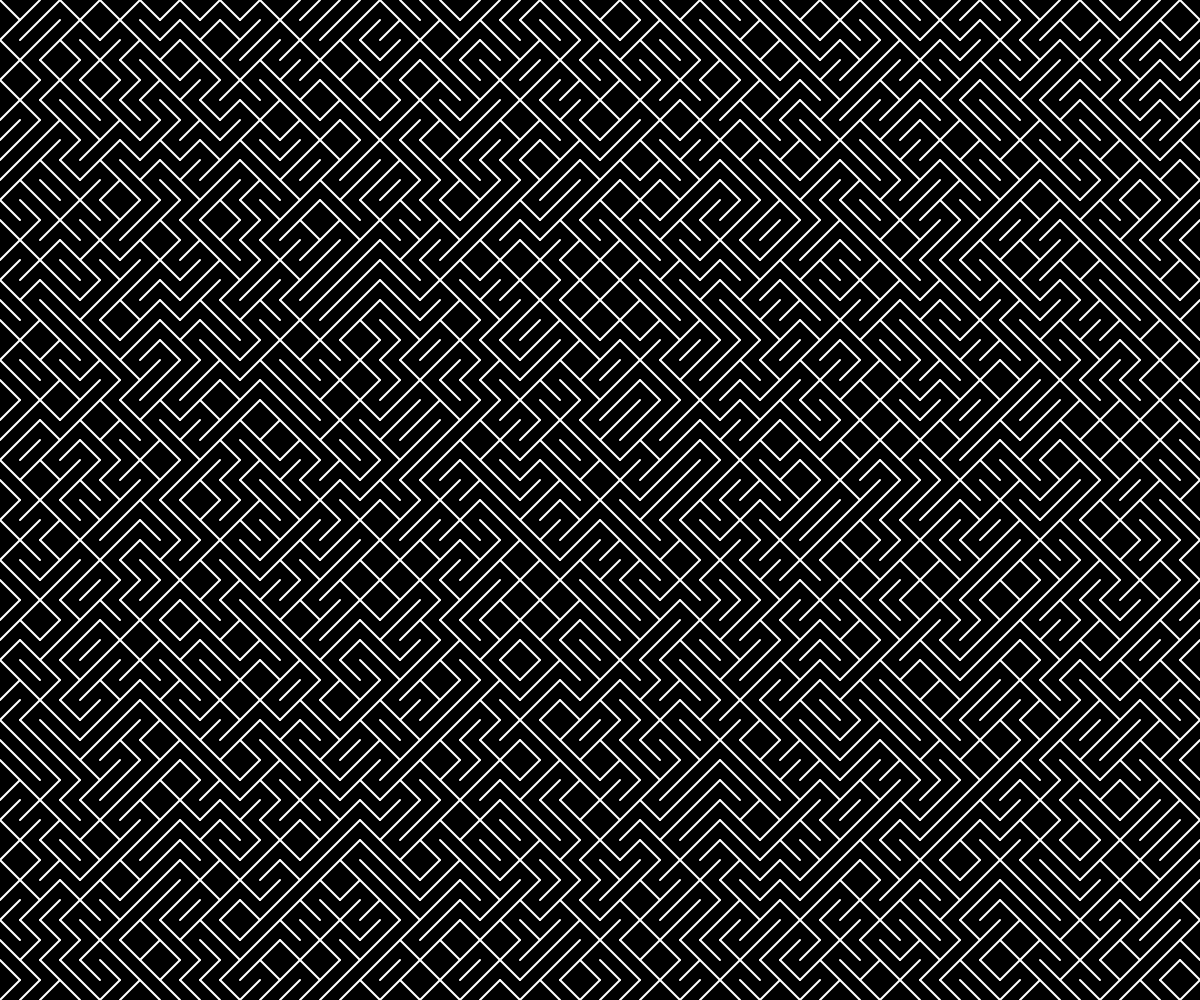
Frame 1 (no input)
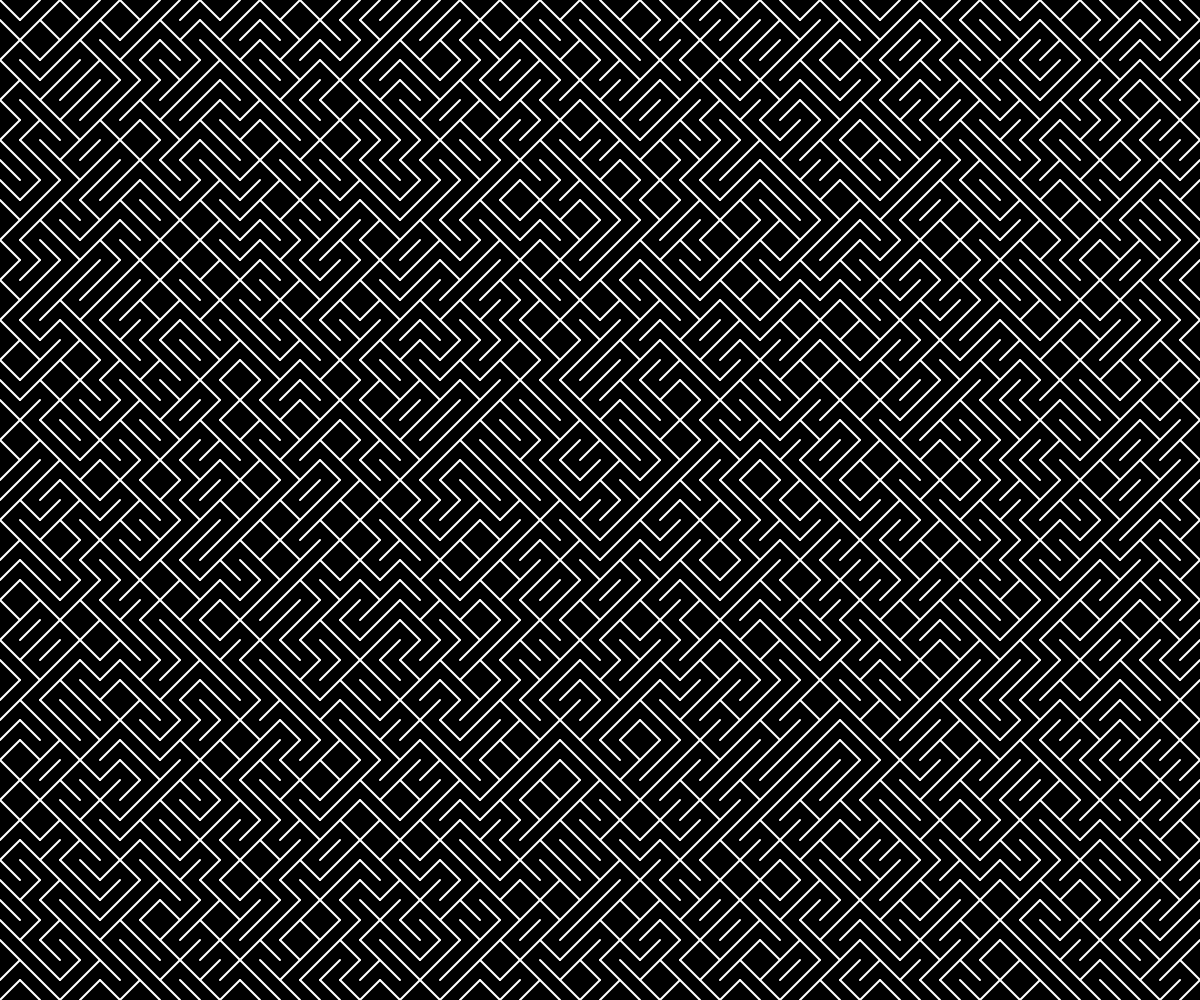
Frame 2 (the mouse pressed at the canvas centre, redrawn once)

The p5.js sketch that drew these frames (run headless with seeded random() and noise() and a simulated clock; the mouse was pressed at the canvas centre and the sketch redrawn once):

// p5.js sketch
// ── sketch.js
let grid = 20; // in pixels

let choices = [pattern1, pattern2];

// Create a new canvas to match the browser size
function setup() {
  createCanvas(windowWidth, windowHeight);
}

// On window resize, update the canvas size
function windowResized() {
  resizeCanvas(windowWidth, windowHeight);
}

// Main render loop
function draw() {
  // Fill in the background
  background("black");
  stroke(255);
  strokeWeight(2);
  noFill();

  for (let x = 0; x < width; x += grid) {
    for (let y = 0; y < height; y += grid) {
      push();
      translate(x, y);
      drawRandomPattern(); 
      pop();
    }
  }
  
  noLoop(); // stops draw() 
}

function drawRandomPattern() { 
  let chosenPattern = random(choices);
  chosenPattern();
}

function pattern1() { 
  line(0, grid, grid, 0);
}

function pattern2() { 
  line(0, 0, grid, grid);
}
